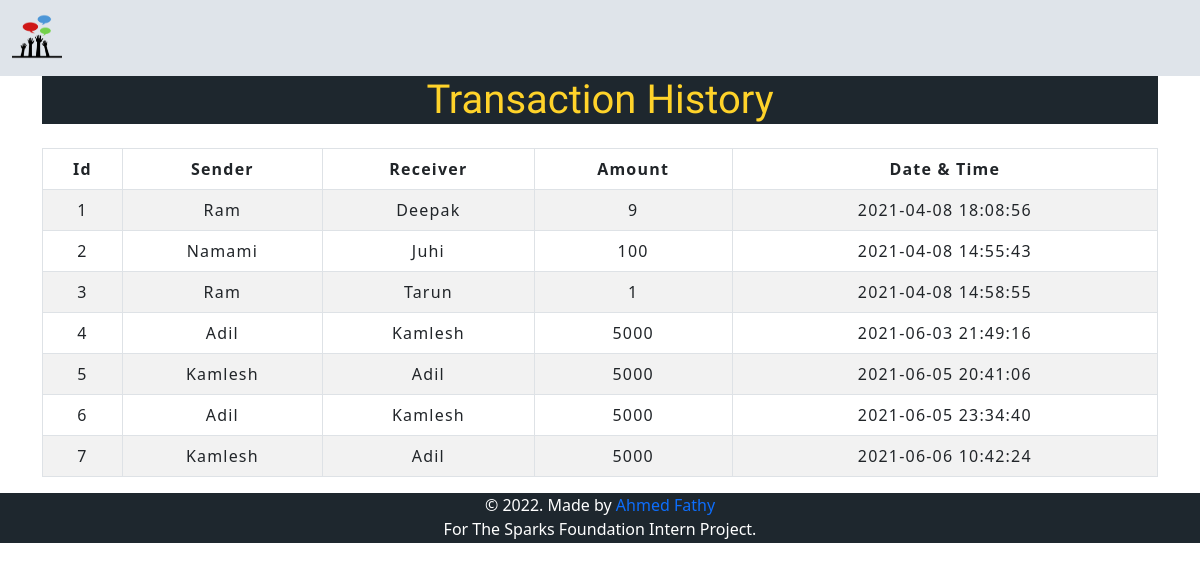
/transaction_history.php, run on the app's committed database.
### tables this page shows
CREATE TABLE `Transaction` (
    `Id` INT PRIMARY KEY AUTO_INCREMENT,
    `Sender` TEXT NOT NULL,
    `Receiver` TEXT NOT NULL,
    `Balance` INT NOT NULL,
    `Datetime` DATETIME NOT NULL DEFAULT CURRENT_TIMESTAMP()
);

### transaction_history.php (the view)
<?php include('nav.php'); ?>
	<div class="container">
        <h1>Transaction History</h1>
        <br>
        <div class="table-responsive-sm">
            <table class="table table-hover table-striped table-condensed table-bordered">
                <thead>
                    <tr>
                        <th class="text-center">Id</th>
                        <th class="text-center">Sender</th>
                        <th class="text-center">Receiver</th>
                        <th class="text-center">Amount</th>
                        <th class="text-center">Date & Time</th>
                    </tr>
                </thead>
                <tbody>
                    <?php
                        include('config.php');
                        $query = "SELECT * FROM `Transaction`;";
                        $result = mysqli_query($conn, $query);
                        while($rows = mysqli_fetch_assoc($result)) {
                    ?>
                        <tr>
                        <td class="py-2"><?php echo($rows['Id']); ?></td>
                        <td class="py-2"><?php echo($rows['Sender']); ?></td>
                        <td class="py-2"><?php echo($rows['Receiver']); ?></td>
                        <td class="py-2"><?php echo($rows['Balance']); ?></td>
                        <td class="py-2"><?php echo($rows['Datetime']); ?></td>
                    <?php
                        }
                    ?>
                </tbody>
            </table>
        </div>
    </div>
<?php include('footer.php'); ?>

### nav.php (shortened to what this page needs)
<!DOCTYPE html>
<html lang="en">
<head>
    <link rel="stylesheet" type="text/css" href="bootstrap/css/bootstrap.min.css">
    <link rel="stylesheet" type="text/css" href="css/index.css">
    <link rel="stylesheet" type="text/css" href="css/table.css">
</head>
<body>
    <nav class="navbar navbar-expand-lg navbar-light" style="background-color: #dfe4ea;">
        <div class="container-fluid">
            <a class="navbar-brand icon" href="index.php"><img src="img/favicon.png" alt="icon" height=50px width=50px></a>
        </div>
    </nav>

### footer.php
    <div id="container">
        <div id="header">
            © 2022. Made by <a href="https://github.com/AhmedFathyDev">Ahmed Fathy</a><br>
            For The Sparks Foundation Intern Project.
        </div>
    </div>
</body>
</html>

### css/index.css (style rules this page uses)
h1 { background-color:#1e272e; cursor: pointer; color: #ffd32a; text-align: center; height: 70px; margin-bottom: 0 !important; border: 0 !important; height: auto; transform: 1s; font-family: 'Suez One', serif; }
.navbar { margin-bottom: 0 !important; border: 0 !important; }
a { text-decoration: none; }
#container #header { background-color:#1e272e; color: white; text-align: center; height: 50px; margin-bottom: 0 !important; border: 0 !important; margin-bottom: 5px; }

### css/table.css (style rules this page uses)
* { padding: 10; margin: 0; box-sizing: border-box; }
table { letter-spacing: 1.2px; color: red; }
td { text-align: center; }

### data on the page
transaction: Id "1", Sender "Ram", Receiver "Deepak", Balance "9", Datetime "2021-04-08 18:08:56"
transaction: Id "2", Sender "Namami", Receiver "Juhi", Balance "100", Datetime "2021-04-08 14:55:43"
transaction: Id "3", Sender "Ram", Receiver "Tarun", Balance "1", Datetime "2021-04-08 14:58:55"
transaction: Id "4", Sender "Adil", Receiver "Kamlesh", Balance "5000", Datetime "2021-06-03 21:49:16"
transaction: Id "5", Sender "Kamlesh", Receiver "Adil", Balance "5000", Datetime "2021-06-05 20:41:06"
transaction: Id "6", Sender "Adil", Receiver "Kamlesh", Balance "5000", Datetime "2021-06-05 23:34:40"
transaction: Id "7", Sender "Kamlesh", Receiver "Adil", Balance "5000", Datetime "2021-06-06 10:42:24"
